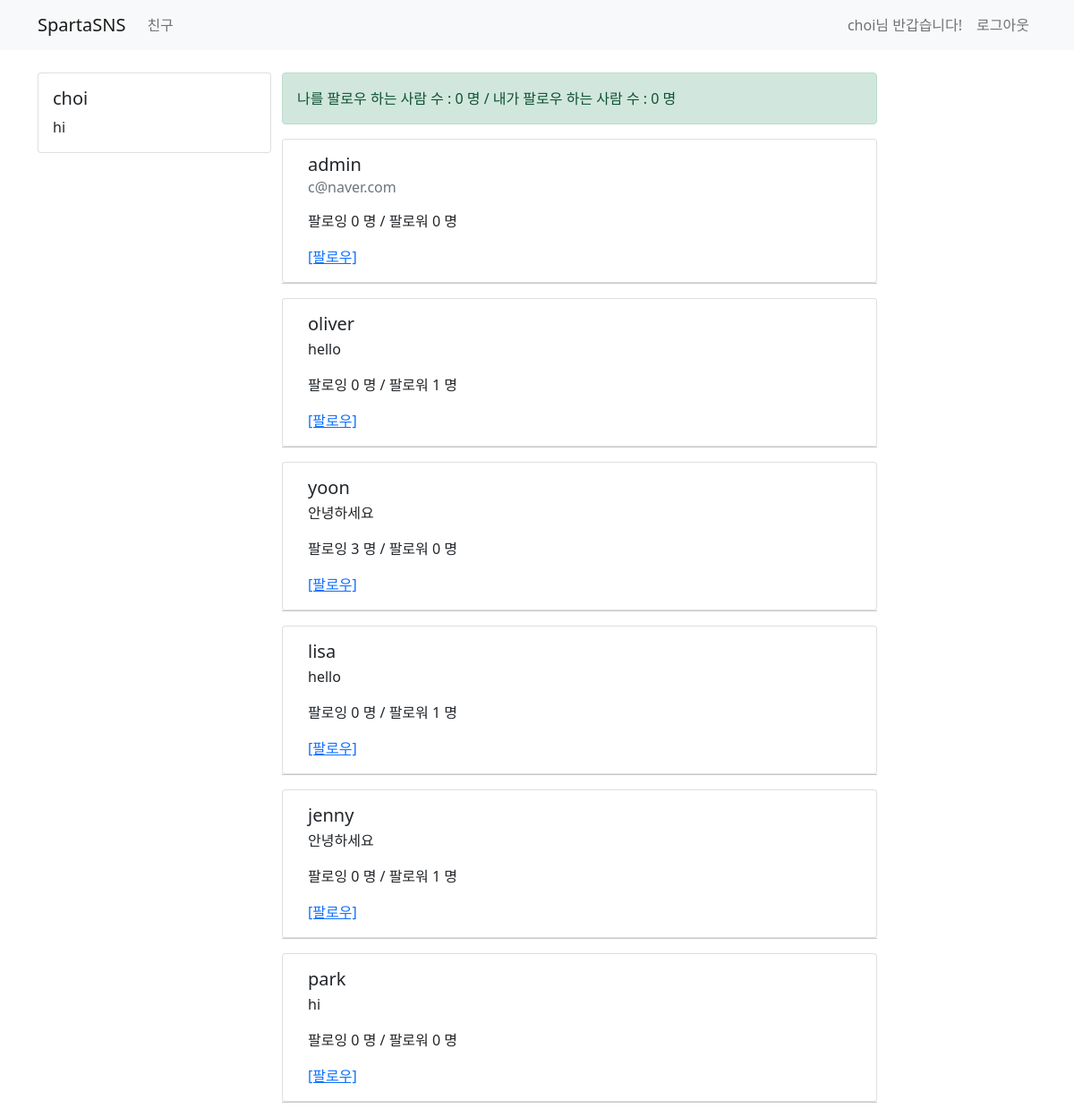
/user/ (signed in), run on an earlier commit of the app's database.
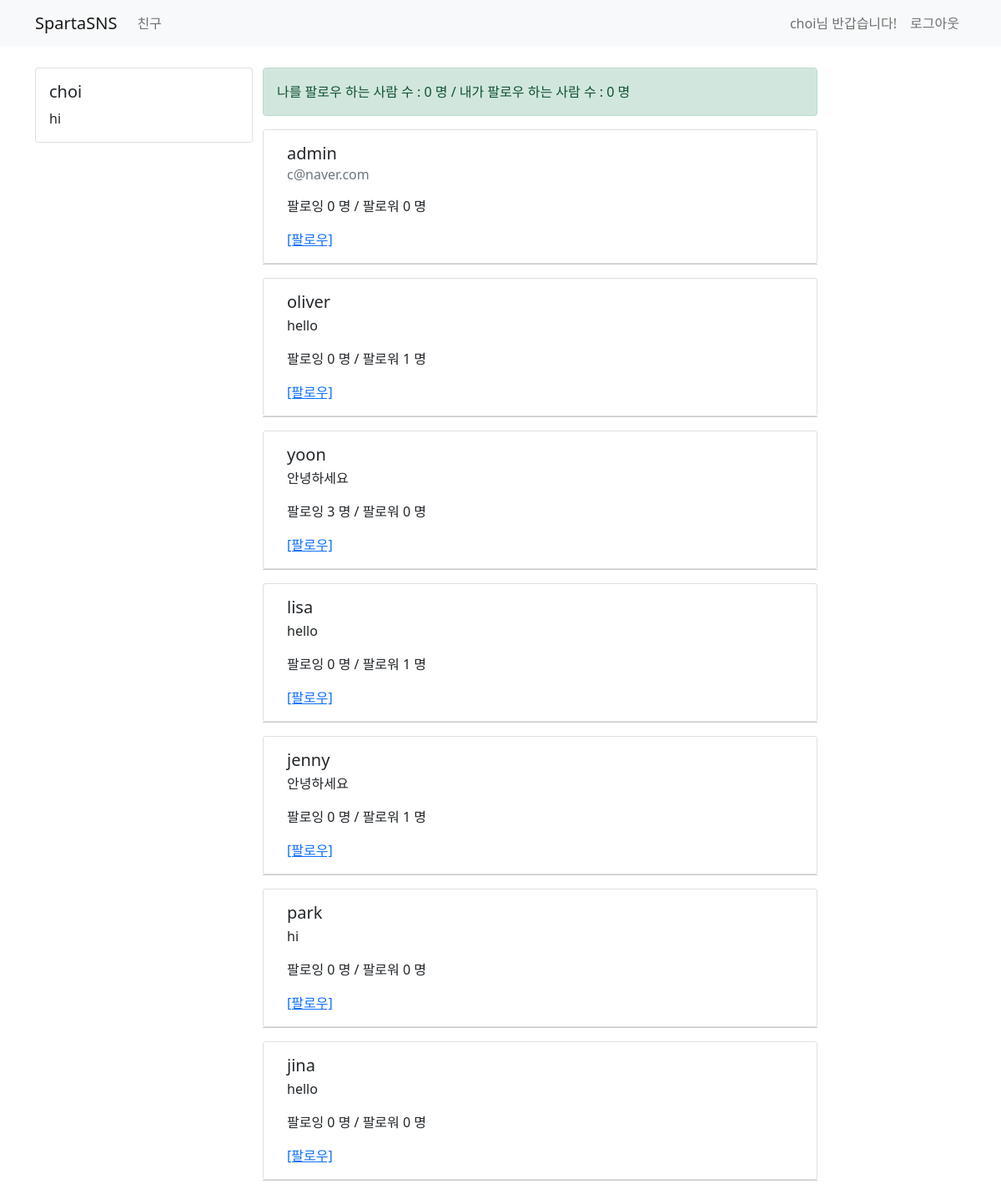
And on a later commit of the database.
### user/models.py (models this page shows)
class UserModel(AbstractUser):
    class Meta:
        db_table = "my_user"
    bio = models.CharField(max_length=256, default='')
    follow = models.ManyToManyField(settings.AUTH_USER_MODEL,related_name='followee') # 사용자가 사용자를 팔로우

### user/views.py (the view)
# urls.py: path('user/', views.user_view, name = 'user-list'),
@login_required
def user_view(request):
    if request.method == 'GET':
        user_list = UserModel.objects.all().exclude(username=request.user.username)
        return render(request, 'user/user_list.html', {'user_list': user_list})

### templates/user/user_list.html (shortened to what this page needs)
{% extends 'base.html' %}
{% block content %}
    <div class="container timeline-container">
        <div class="row">
            <div class="col-md-3">
                <div class="card">
                    <div class="card-body">
                        <h5 class="card-title">{{ user.username }}</h5>
                        <p class="card-text"> {{ user.bio }}</p>
                    </div>
                </div>
            </div>
            <div class="col-md-7">
                <div class="row">
                    <div class="alert alert-success" role="alert">
                        나를 팔로우 하는 사람 수 : {{ user.followee.count }} 명 / 내가 팔로우 하는 사람 수 : {{ user.follow.count }} 명
                    </div>
                </div>
                <div class="row">
                    {% for ul in user_list %}
                        <div class="card">
                            <div class="card-body">
                                <h5 class="card-title">{{ ul.username }}</h5>
                                <h6 class="card-subtitle mb-2 text-muted">{{ ul.email }}</h6>
                                <p class="card-text">
                                    {{ ul.bio }}
                                </p>
                                <p class="card-text">
                                    팔로잉 {{ ul.follow.count }} 명 / 팔로워 {{ ul.followee.count }} 명
                                </p>
                                {% if ul in user.follow.all %}
                                    <a href="/user/follow/{{ ul.id }}" class="card-link">[팔로우 취소]</a>
                                {% else %}
                                    <a href="/user/follow/{{ ul.id }}" class="card-link">[팔로우]</a>
                                {% endif %}
                            </div>
                        </div>
                        <hr>
                    {% endfor %}
                </div>
            </div>
            <div class="col-md-2"></div>
        </div>
    </div>
{% endblock %}

What changed in the data, as far as the page shows it:
added UserModel: username "jina", bio "hello", follow.count "0", followee.count "0"
